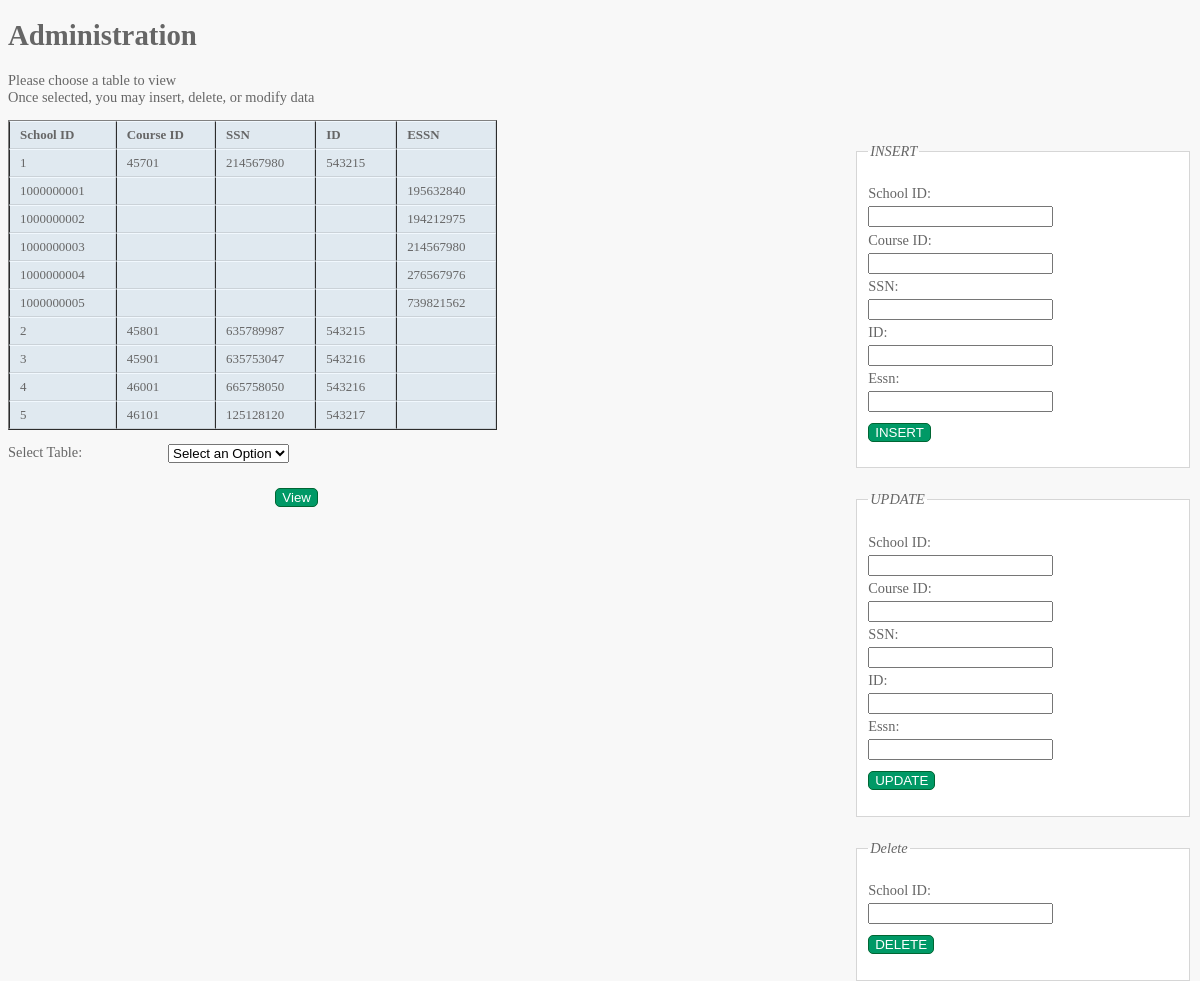
Screenshot of /department_list.php with the database file from the repository.
### tables this page shows
CREATE TABLE IF NOT EXISTS SCHOOLDEPT
(	schoolID	CHAR(10)		NOT NULL,
	courseID	CHAR(5),
	Ssn			CHAR(9),
	ID			CHAR(7),
	Essn		CHAR(9),
    PRIMARY KEY (schoolID),
    FOREIGN KEY (courseID) REFERENCES CLASS(courseID),
	FOREIGN KEY (Ssn) REFERENCES TEACHER(Ssn),
    FOREIGN KEY (ID) REFERENCES SYSTEMADMIN(ID),
	FOREIGN KEY (Essn) REFERENCES REGEMPLOYEE(Ssn));

### department_list.php (the view, shortened to what this page needs)
<!DOCTYPE html>
<html>
	<head>
  	<link href="pagestyle.css" type="text/css" rel="stylesheet" />
	</head>
	<body>
		<h1>Administration</h1>
		<p>Please choose a table to view<br /> Once selected, you may insert, delete, or modify data</p>
		<div id="controlBox">
			<div id="insert">
        <form action="department_list.php" method="post">
			<fieldset>
				<legend>INSERT</legend>
				<p>
					<label class="title" for="schoolID">School ID:</label>
					<input type="text" name="schoolID" id="schoolID" required="required"><br />
					<label class="title" for="courseID">Course ID:</label>
					<input type="text" name="courseID" id="courseID" required="required"><br />
          <label class="title" for="ssn">SSN:</label>
  				<input type="text" name="ssn" id="ssn" required="required"><br />
					<label class="title" for="id">ID:</label>
					<input type="text" name="id" id="id" required="required"><br />
					<label class="title" for="essn">Essn:</label>
					<input type="text" name="essn" id="essn" required="required"><br />
					<input type="submit" name="add" value="INSERT" />
        </form>
				</div>
					<div id="update">
            <form action="department_list.php" method="post">
					<fieldset>
						<legend>UPDATE</legend>
						<p>
              <label class="title" for="schoolID">School ID:</label>
    					<input type="text" name="schoolID" id="schoolID" required="required"><br />
    					<label class="title" for="courseID">Course ID:</label>
    					<input type="text" name="courseID" id="courseID" required="required"><br />
              <label class="title" for="ssn">SSN:</label>
      				<input type="text" name="ssn" id="ssn" required="required"><br />
    					<label class="title" for="id">ID:</label>
    					<input type="text" name="id" id="id" required="required"><br />
    					<label class="title" for="essn">Essn:</label>
    					<input type="text" name="essn" id="essn" required="required"><br />
							<input type="submit" name="edit" value="UPDATE" />
            </form>
						</div>
						<div id="delete">
              <form action="department_list.php" method="post">
						<fieldset>
							<legend>Delete</legend>
							<p><label class="title" for="schoolID">School ID:</label>
								<input type="text" name="schoolID" id="schoolID" required="required"><br />
								<input type="submit" name = "delete" value="DELETE" />
              </form>
							</div>
		</div>
    <div id="main">
     <table border=1>
       <tr>
       <th>School ID</th>
       <th>Course ID</th>
			 <th>SSN</th>
       <th>ID</th>
       <th>ESSN</th>
       </tr>
<?php
include 'db.inc.php';
if (!($connection = @ mysql_connect($hostName, $username,
  $password)))
  showerror();
    $query = "SELECT * FROM schooldept";
    if (!($result = @ mysql_query ($query, $connection)))
      showerror();
    while ($row = @ mysql_fetch_array($result))
      echo "<tr>
    <td>{$row["schoolID"]}</td>
    <td>{$row["courseID"]}</td>
		<td>{$row["Ssn"]}</td>
    <td>{$row["ID"]}</td>
    <td>{$row["Essn"]}</td>
    </tr>";
  ?>
</table>
<form action="admins_home.php" method="post">
<p><label class="title" for="selectTable"> Select Table:</label>
<select name="selectTable" id="selectTable">
	<option value="" disabled selected>Select an Option</option>
</select></p>
<div class="submit">
 <input type="submit" value="View" />
</div>
</form>
 </div>
 </body>
</html>

### PAUL UPDATED FINAL REPORT FILES/css/pagestyle.css (style rules this page uses)
body { font=family: Arial, Verdana, sans-serif; font-size: 90%; color: #666666; background-color: #f8f8f8; }
table { border-spacing: 0px; }
th, td { padding: 5px 30px 5px 10px; border-spacing: 0px; font-size: 90%; margin: 0px; }
th,td { text-align: left; background-color: #e0e9f0; border-top: 1px solid #f1f8fe; border-bottom: 1px solid #cbd2d8; border-right: 1px solid #cbd2d8; }
td { text-shadow: 1px 1px p1x #ffffff; }
fieldset { width: 310px; margin-top:20px; border: 1px solid #d6d6d6; background-color: #ffffff; line-height: 1.6em; }
legend { font-style: italic; color: #666666; }
input[type="submit"] { border: 1px solid #006633; background-color: #009966; color: #ffffff; border-radius: 5px; padding 5px; margin-top: 10px; }
.title { float: left; width: 160px; clear: left; }
.submit { width: 310px; text-align: right; }
#controlBox { float:right; }

### rows the page displays
schooldept: schoolID "1", courseID "45701", Ssn "214567980", ID "543215"
schooldept: schoolID "1000000001", Essn "195632840"
schooldept: schoolID "1000000002", Essn "194212975"
schooldept: schoolID "1000000003", Essn "214567980"
schooldept: schoolID "1000000004", Essn "276567976"
schooldept: schoolID "1000000005", Essn "739821562"
schooldept: schoolID "2", courseID "45801", Ssn "635789987", ID "543215"
schooldept: schoolID "3", courseID "45901", Ssn "635753047", ID "543216"
schooldept: schoolID "4", courseID "46001", Ssn "665758050", ID "543216"
schooldept: schoolID "5", courseID "46101", Ssn "125128120", ID "543217"
